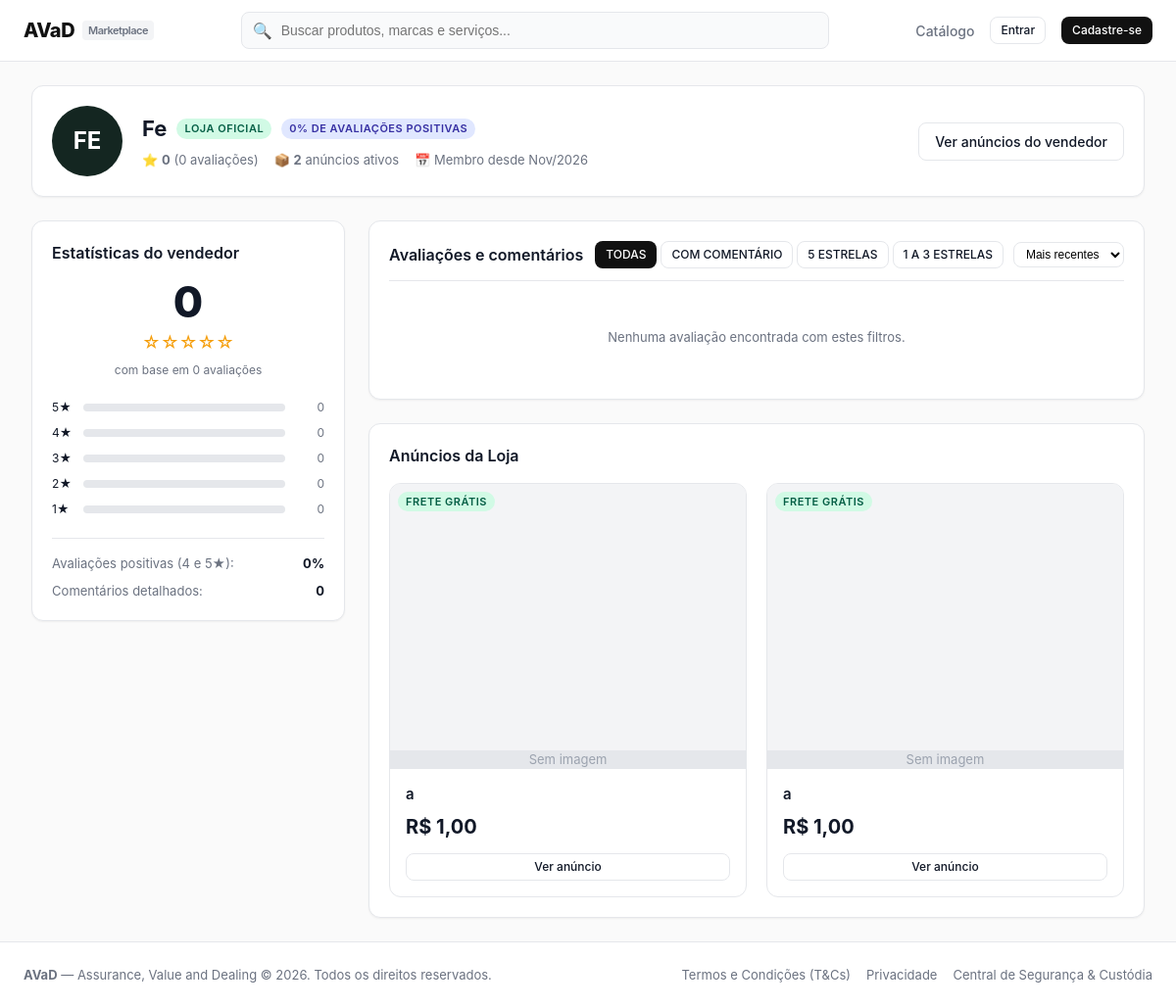
Before: /accounts/seller-profile/5/ with the older database file.
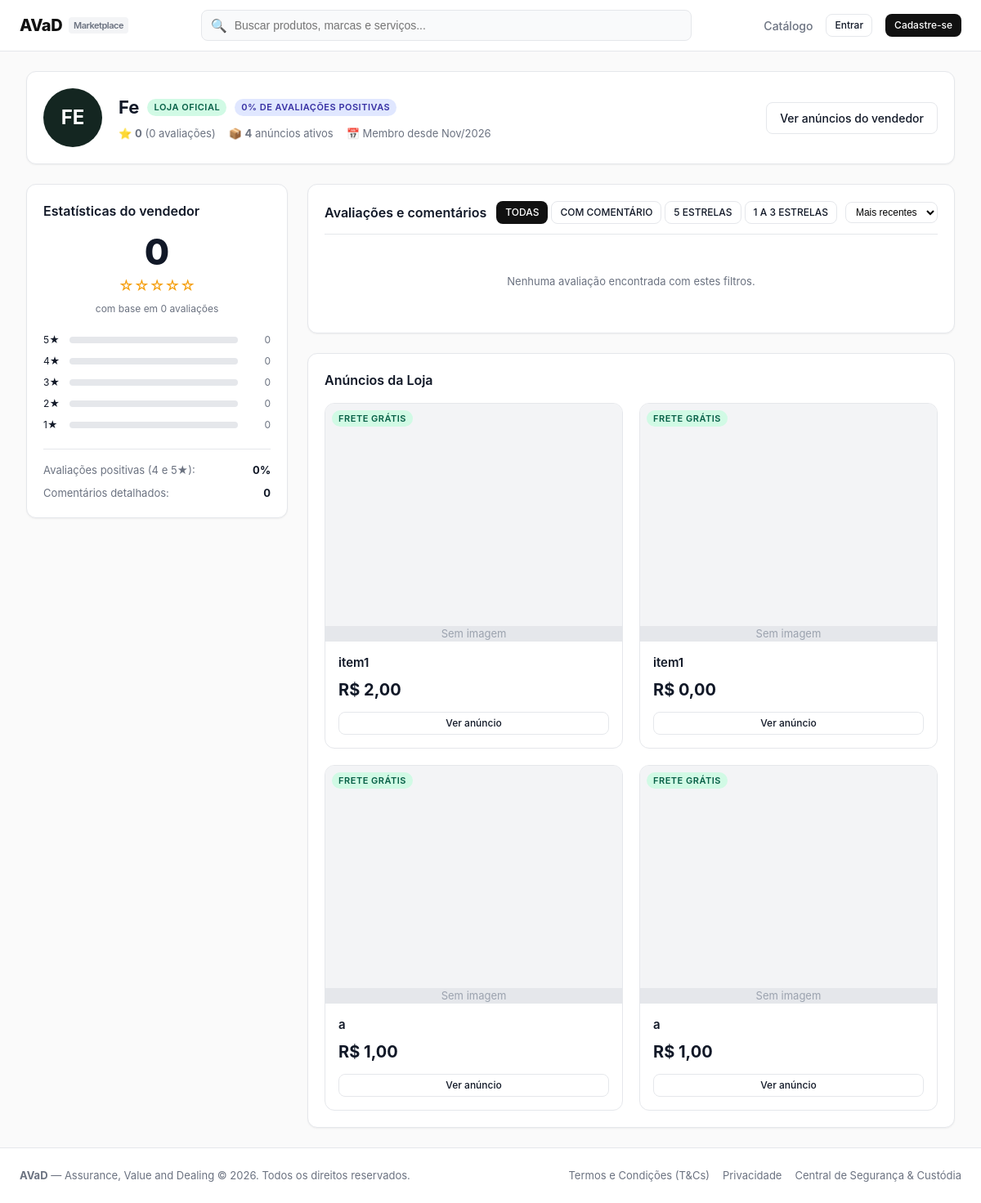
After: the same page with the newer database file.
### catalog/models.py (models this page shows, shortened)
class Product(models.Model):
    vendedor = models.ForeignKey(User, on_delete=models.CASCADE, related_name='products')
    titulo = models.CharField(max_length=200)
    categoria = models.CharField(max_length=50, choices=CATEGORIAS)
    descricao = models.TextField()
    caracteristicas = models.TextField(blank=True, help_text='Uma característica por linha')
    preco = models.DecimalField(max_digits=10, decimal_places=2)
    estoque = models.PositiveIntegerField(default=0)
    imagem = models.ImageField(upload_to='products/', blank=True, null=True)
    frete_gratis = models.BooleanField(default=False)
    ativo = models.BooleanField(default=True)
    criado_em = models.DateTimeField(auto_now_add=True)
    class Meta:
        ordering = ['-criado_em']

### accounts/views.py (the view)
# urls.py: path('seller-profile/<int:user_id>/', views.seller_profile_view, name='seller_profile'),
def seller_profile_view(request, user_id):
    seller = get_object_or_404(User, pk=user_id)
    profile = seller.profile
    reviews = Review.objects.filter(vendedor=seller)
    filter_type = request.GET.get('filter', 'todas')
    sort_by = request.GET.get('sort', 'recentes')
    if filter_type == 'com_comentario':
        reviews = reviews.exclude(comentario_vendedor='')
    elif filter_type == '5_estrelas':
        reviews = reviews.filter(nota_vendedor=5)
    elif filter_type == '1_a_3':
        reviews = reviews.filter(nota_vendedor__lte=3)
    if sort_by == 'maior':
        reviews = reviews.order_by('-nota_vendedor')
    elif sort_by == 'menor':
        reviews = reviews.order_by('nota_vendedor')
    else:
        reviews = reviews.order_by('-criado_em')
    all_reviews = Review.objects.filter(vendedor=seller)
    total = all_reviews.count()
    avg_note = all_reviews.aggregate(avg=Avg('nota_vendedor'))['avg'] or 0
    distribution = {}
    for i in range(1, 6):
        count = all_reviews.filter(nota_vendedor=i).count()
        distribution[i] = {
            'count': count,
            'percent': round((count / total) * 100) if total else 0,
        }
    positivas = all_reviews.filter(nota_vendedor__gte=4).count()
    pct_positivas = round((positivas / total) * 100) if total else 0
    com_comentario = all_reviews.exclude(comentario_vendedor='').count()
    products = seller.products.filter(ativo=True)
    return render(request, 'accounts/seller_profile.html', {
        'seller': seller,
        'profile': profile,
        'reviews': reviews,
        'products': products,
        'total': total,
        'avg_note': round(avg_note, 1),
        'distribution': distribution,
        'pct_positivas': pct_positivas,
        'com_comentario': com_comentario,
        'filter_type': filter_type,
        'sort_by': sort_by,
    })

### accounts/templatetags/avad_filters.py (called while the page is built)
@register.filter
def stars_range(value):
    try:
        return range(int(value))
    except (ValueError, TypeError):
        return range(0)

@register.filter
def empty_stars_range(value):
    try:
        return range(5 - int(value))
    except (ValueError, TypeError):
        return range(5)

@register.filter
def to_int(value):
    try:
        return int(value)
    except (ValueError, TypeError):
        return 0

@register.filter
def get_item(dictionary, key):
    if isinstance(dictionary, dict):
        return dictionary.get(key)
    return None

### orders/context_processors.py (called while the page is built)
def cart_count(request):
    user = getattr(request, 'user', None)
    if user is None or not user.is_authenticated:
        return {'cart_count': 0}
    return {'cart_count': Cart(request).count()}

### templates/accounts/seller_profile.html (shortened to what the changed rows need)
{% extends "base.html" %}
{% load avad_filters %}
{% block content %}
<div style="margin-bottom: 24px;">
  <div class="card" style="display: flex; align-items: center; justify-content: space-between; gap: 24px; flex-wrap: wrap;">
    <div style="display: flex; align-items: center; gap: 20px;">
      <div>
        <div style="display: flex; align-items: center; gap: 10px; margin-bottom: 6px;">
          <h1 style="font-size: 22px; font-weight: 700;">{{ profile.nome_loja|default:profile.nome }}</h1>
        </div>
        <div style="font-size: 13px; color: var(--text-muted); display: flex; gap: 16px;">
          <span>📦 <strong>{{ products.count }}</strong> anúncios ativos</span>
        </div>
      </div>
    </div>
  </div>
</div>
<div style="display: grid; grid-template-columns: 320px 1fr; gap: 24px;">
  <div>
    <div class="card" style="margin-bottom: 24px;">
      <div style="text-align: center; margin-bottom: 20px;">
        <div style="font-size: 44px; font-weight: 800; color: var(--text-main); line-height: 1;">{{ avg_note }}</div>
        <div style="color: #F59E0B; font-size: 18px; margin: 6px 0;">
          {% for i in avg_note|to_int|empty_stars_range %}☆{% endfor %}
        </div>
        <div style="font-size: 12px; color: var(--text-muted);">com base em {{ total }} avaliações</div>
      </div>
      <div style="display: flex; flex-direction: column; gap: 8px; margin-bottom: 20px;">
        {% for star in "54321" %}
          {% with star_num=star|to_int %}
          {% with item=distribution|get_item:star_num %}
          <div style="display: flex; align-items: center; gap: 8px; font-size: 12px;">
            <span style="width: 24px;">{{ star }}★</span>
            <div style="flex: 1; height: 8px; background: #E5E7EB; border-radius: 4px; overflow: hidden;">
            </div>
            <span style="width: 32px; text-align: right; color: var(--text-muted);">{{ item.count|default:0 }}</span>
          </div>
          {% endwith %}
          {% endwith %}
        {% endfor %}
      </div>
    </div>
  </div>
  <div>
    <div id="anuncios" class="card">
      <div class="product-grid">
        {% for p in products %}
          <div class="product-card">
            <div class="product-img-wrap">
              {% if p.frete_gratis %}
                <span class="badge badge-success product-badge-float">FRETE GRÁTIS</span>
              {% endif %}
              {% if p.imagem %}
                <img src="{{ p.imagem.url }}" alt="{{ p.titulo }}" class="product-img">
              {% else %}
                <div style="width: 100%; height: 100%; display: flex; align-items: center; justify-content: center; background: #E5E7EB; color: #9CA3AF; font-size: 13px;">Sem imagem</div>
              {% endif %}
            </div>
            <div class="product-info">
              <h4 class="product-title">{{ p.titulo }}</h4>
              <div class="product-price">R$ {{ p.preco }}</div>
              <a href="{% url 'catalog:product_detail' p.id %}" class="btn btn-outline btn-sm" style="margin-top: 12px;">Ver anúncio</a>
            </div>
          </div>
        {% empty %}
          <div style="grid-column: 1 / -1; padding: 24px; text-align: center; color: var(--text-muted);">
            Nenhum outro anúncio no momento.
          </div>
        {% endfor %}
      </div>
    </div>
  </div>
</div>
{% endblock %}

Changed rows visible on the page:
added Product: frete_gratis "FRETE GRÁTIS", imagem "Sem imagem", titulo "item1", preco "2,00"
added Product: frete_gratis "FRETE GRÁTIS", imagem "Sem imagem", titulo "item1", preco "0,00"
Other visible differences:
{{ products.count }}: "2" → "4"
